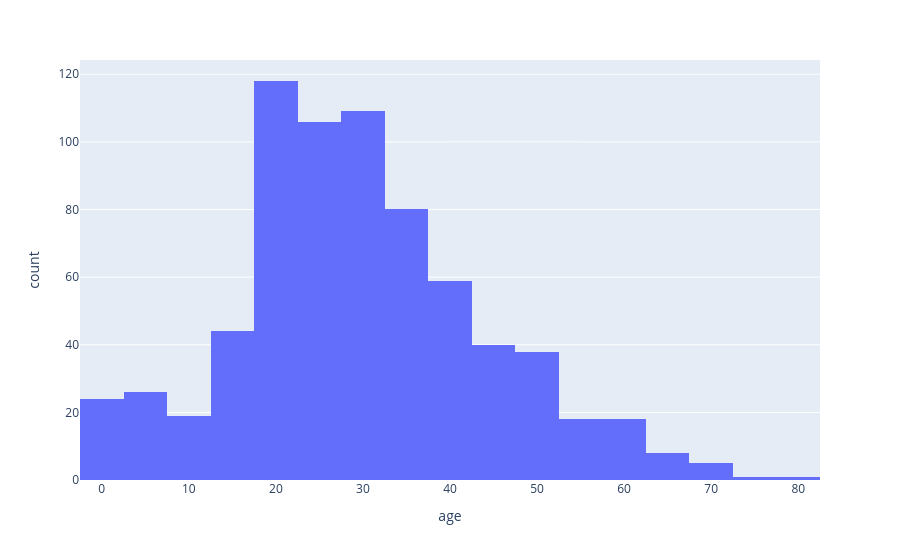

The notebook cell this image was saved under:
### Code cell
px.histogram(
    titanic,
    x = "age",
    nbins = 30
)

### Figure 1 — Plotly figure (JSON) as saved in the notebook; plotly's stock layout.template omitted (floating-point values rounded to 4 significant figures; data arrays with more than 128 entries replaced by an {"elided": "..."} marker saying what was removed)
{"data": [{"bingroup": "x", "hovertemplate": "age=%{x}<br>count=%{y}<extra></extra>", "legendgroup": "", "marker": {"color": "#636efa", "pattern": {"shape": ""}}, "name": "", "nbinsx": 30, "orientation": "v", "showlegend": false, "type": "histogram", "x": {"elided": "891 float values"}, "xaxis": "x", "yaxis": "y"}], "layout": {"autosize": true, "barmode": "relative", "legend": {"tracegroupgap": 0}, "margin": {"t": 60}, "xaxis": {"anchor": "y", "autorange": true, "domain": [0, 1], "range": [-2.5, 82.5], "title": {"text": "age"}, "type": "linear"}, "yaxis": {"anchor": "x", "autorange": true, "domain": [0, 1], "range": [0, 124.2], "title": {"text": "count"}}}}
